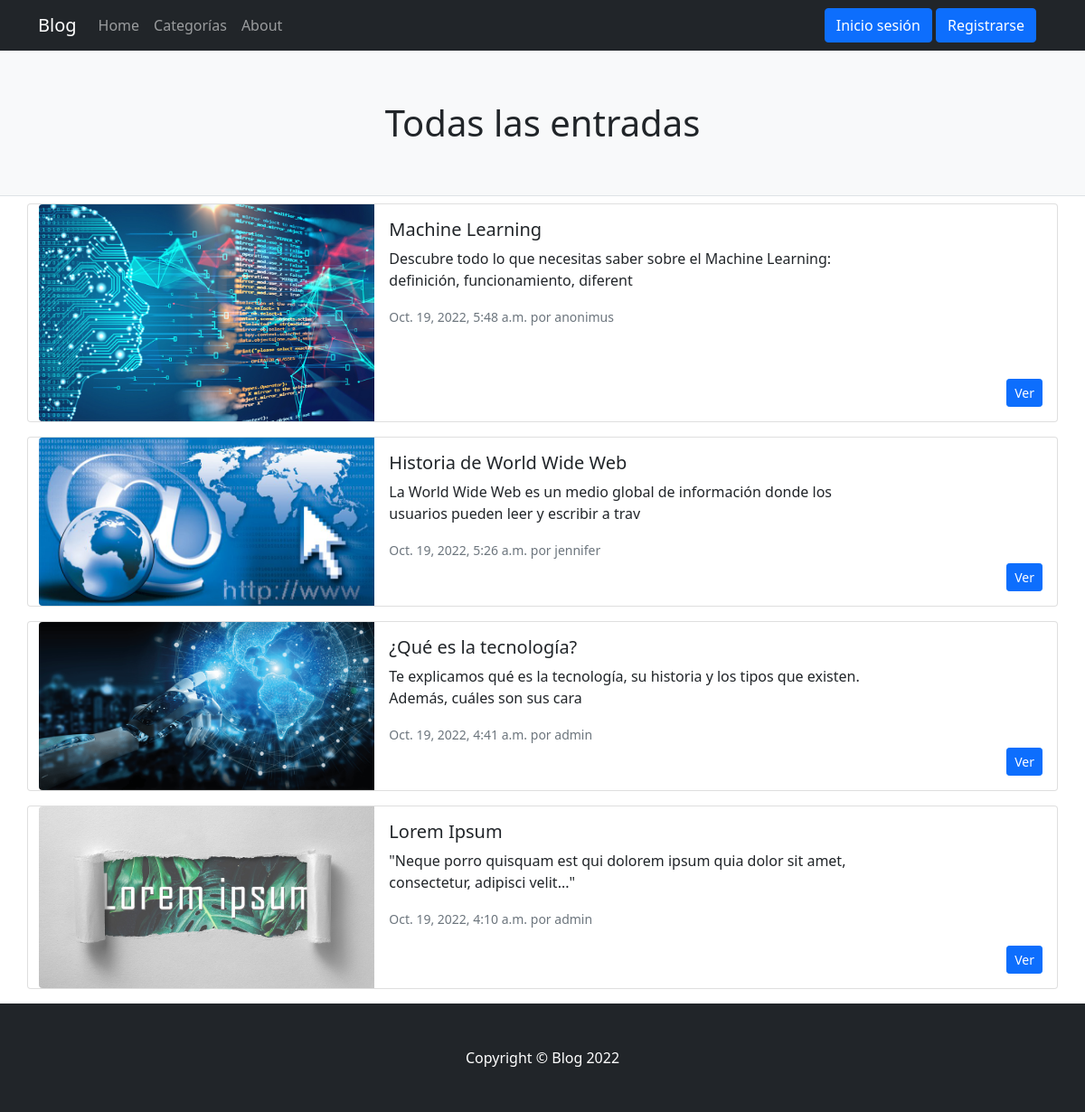
The page /AppBlog/todasLasEntradas on the database its author committed.
### AppBlog/models.py (models this page shows, shortened)
class EntradaBlog(models.Model):
    titulo = models.CharField(max_length=80)
    subtitulo = models.CharField(max_length=100)
    cuerpo = RichTextField(verbose_name='Contenido')
    imagen = models.ImageField(upload_to='posteos')
    fecha = models.DateTimeField(auto_now_add=True)
    categoria = models.ForeignKey(Categoria, on_delete=models.SET_NULL, null=True)
    autor = models.ForeignKey(User, on_delete=models.SET_NULL, null=True)

### AppBlog/views.py (the view)
def todasLasEntradas(request):
    entradas = EntradaBlog.objects.all().order_by('-fecha')
    return render(request, 'AppBlog/listaEntradas.html', {'entradas':entradas, 'titulo':'Todas las entradas'})

### AppBlog/templates/AppBlog/listaEntradas.html (shortened to what this page needs)
{% extends 'AppBlog/padre.html' %}
{% load static%}
{% block titulo %}
    {{titulo}}
{% endblock %}
{% block contenido %}
    {% for entrada in entradas %}
        <div class="card mb-3">
            <div class="row g-0">
                <div class="col-md-4">
                    <img src="{{entrada.imagen.url}}" class="img-fluid rounded-start" alt="...">
                </div>
                <div class="col-md-6">
                    <div class="card-body">
                        <h5 class="card-title">{{entrada.titulo}}</h5>
                        <p class="card-text">{{entrada.subtitulo}}</p>
                        <p class="card-text"><small class="text-muted">
                                {{entrada.fecha}} por {% if not user == entrada.autor %}{{entrada.autor}}{% else %}mí{% endif %}
                            </small></p>
                    </div>
                </div>
                <div class="col-md-2">
                    <div class="card-body position-absolute bottom-0 end-0">
                        <a href="{% url 'leerEntrada' entrada.id %}" class="btn btn-primary btn-sm">Ver</a>
                    </div>
                </div>
            </div>
        </div>
    {% endfor %}
{% endblock %}

### rows shown on the page
EntradaBlog: imagen (picture), titulo "Machine Learning", subtitulo "Descubre todo lo que necesitas saber sobre el Machine Learning: definición, funcionamiento, diferent", fecha "Oct. 19, 2022, 5:48 a.m.", autor "anonimus"
EntradaBlog: imagen (picture), titulo "Historia de World Wide Web", subtitulo "La World Wide Web es un medio global de información donde los usuarios pueden leer y escribir a trav", fecha "Oct. 19, 2022, 5:26 a.m.", autor "jennifer"
EntradaBlog: imagen (picture), titulo "¿Qué es la tecnología?", subtitulo "Te explicamos qué es la tecnología, su historia y los tipos que existen. Además, cuáles son sus cara", fecha "Oct. 19, 2022, 4:41 a.m.", autor "admin"
EntradaBlog: imagen (picture), titulo "Lorem Ipsum", subtitulo "\"Neque porro quisquam est qui dolorem ipsum quia dolor sit amet, consectetur, adipisci velit...\"", fecha "Oct. 19, 2022, 4:10 a.m.", autor "admin"

### other values the page prints
{{ titulo }} "Todas las entradas"
